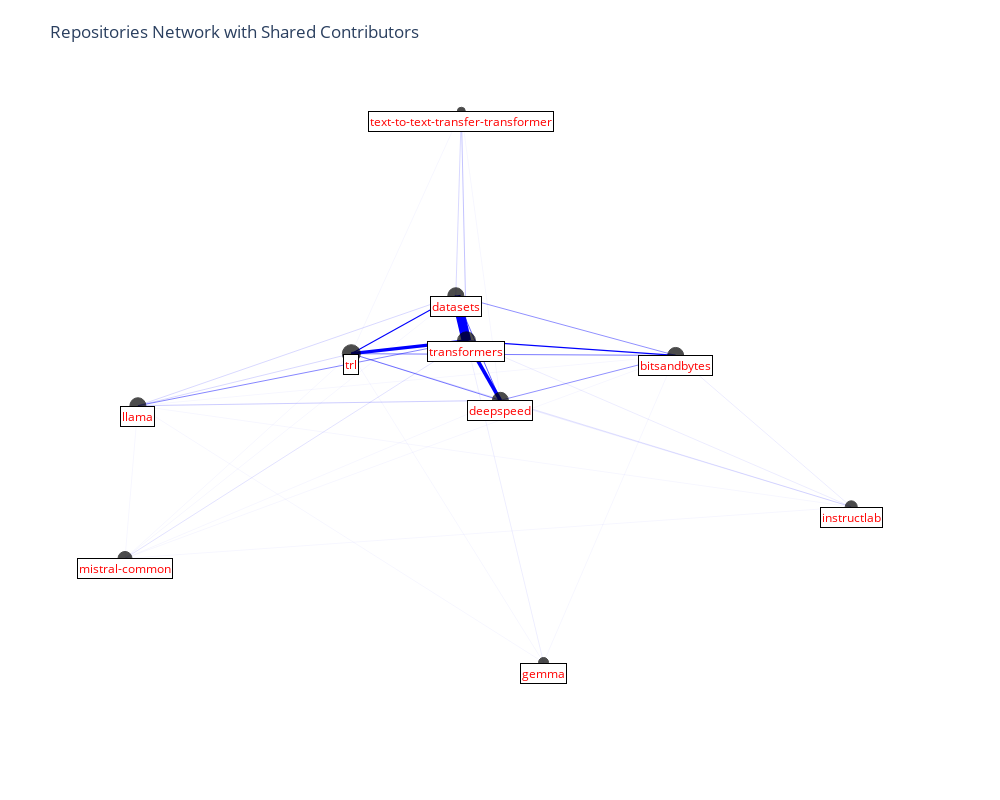

The cell this chart's notebook holds for it:
### Markdown cell above
### Plotly Graph for the Pull Request Common Contributors in the LLMs category

### Code cell
fig = get_plotly_graph(repo_common_contributors)
fig.show()

### Figure 1 — Plotly figure (JSON) as saved in the notebook; plotly's stock layout.template omitted (floating-point values rounded to 4 significant figures)
{"data": [{"hoverinfo": "text", "line": {"color": "blue", "width": 3.24}, "mode": "lines", "showlegend": false, "text": ["Shared contributors (trl, transformers): 81", "Shared contributors (trl, transformers): 81", "Shared contributors (trl, transformers): 81"], "type": "scatter", "x": [0.01391, -0.06942, -0.1528], "y": [0.2023, 0.18, 0.1577]}, {"hoverinfo": "text", "line": {"color": "blue", "width": 9.48}, "mode": "lines", "showlegend": false, "text": ["Shared contributors (datasets, transformers): 237", "Shared contributors (datasets, transformers): 237", "Shared contributors (datasets, transformers): 237"], "type": "scatter", "x": [0.01391, 0.006186, -0.001534], "y": [0.2023, 0.2807, 0.3591]}, {"hoverinfo": "text", "line": {"color": "blue", "width": 1.36}, "mode": "lines", "showlegend": false, "text": ["Shared contributors (bitsandbytes, transformers): 34", "Shared contributors (bitsandbytes, transformers): 34", "Shared contributors (bitsandbytes, transformers): 34"], "type": "scatter", "x": [0.01391, 0.1653, 0.3167], "y": [0.2023, 0.177, 0.1516]}, {"hoverinfo": "text", "line": {"color": "blue", "width": 3.68}, "mode": "lines", "showlegend": false, "text": ["Shared contributors (deepspeed, transformers): 92", "Shared contributors (deepspeed, transformers): 92", "Shared contributors (deepspeed, transformers): 92"], "type": "scatter", "x": [0.01391, 0.03844, 0.06298], "y": [0.2023, 0.09898, -0.004372]}, {"hoverinfo": "text", "line": {"color": "blue", "width": 0.48}, "mode": "lines", "showlegend": false, "text": ["Shared contributors (llama, transformers): 12", "Shared contributors (llama, transformers): 12", "Shared contributors (llama, transformers): 12"], "type": "scatter", "x": [0.01391, -0.2239, -0.4616], "y": [0.2023, 0.08963, -0.02308]}, {"hoverinfo": "text", "line": {"color": "blue", "width": 0.24}, "mode": "lines", "showlegend": false, "text": ["Shared contributors (text-to-text-transfer-transformer, transformers): 6", "Shared contributors (text-to-text-transfer-transformer, transformers): 6", "Shared contributors (text-to-text-transfer-transformer, transformers): 6"], "type": "scatter", "x": [0.01391, 0.01017, 0.006443], "y": [0.2023, 0.6012, 1]}, {"hoverinfo": "text", "line": {"color": "blue", "width": 0.04}, "mode": "lines", "showlegend": false, "text": ["Shared contributors (gemma, transformers): 1", "Shared contributors (gemma, transformers): 1", "Shared contributors (gemma, transformers): 1"], "type": "scatter", "x": [0.01391, 0.06968, 0.1255], "y": [0.2023, -0.3564, -0.9152]}, {"hoverinfo": "text", "line": {"color": "blue", "width": 0.08}, "mode": "lines", "showlegend": false, "text": ["Shared contributors (instructlab, transformers): 2", "Shared contributors (instructlab, transformers): 2", "Shared contributors (instructlab, transformers): 2"], "type": "scatter", "x": [0.01391, 0.2923, 0.5708], "y": [0.2023, -0.086, -0.3743]}, {"hoverinfo": "text", "line": {"color": "blue", "width": 0.12}, "mode": "lines", "showlegend": false, "text": ["Shared contributors (mistral-common, transformers): 3", "Shared contributors (mistral-common, transformers): 3", "Shared contributors (mistral-common, transformers): 3"], "type": "scatter", "x": [0.01391, -0.2332, -0.4803], "y": [0.2023, -0.1757, -0.5538]}, {"hoverinfo": "text", "line": {"color": "blue", "width": 0.52}, "mode": "lines", "showlegend": false, "text": ["Shared contributors (bitsandbytes, trl): 13", "Shared contributors (bitsandbytes, trl): 13", "Shared contributors (bitsandbytes, trl): 13"], "type": "scatter", "x": [-0.1528, 0.08196, 0.3167], "y": [0.1577, 0.1547, 0.1516]}, {"hoverinfo": "text", "line": {"color": "blue", "width": 1.12}, "mode": "lines", "showlegend": false, "text": ["Shared contributors (datasets, trl): 28", "Shared contributors (datasets, trl): 28", "Shared contributors (datasets, trl): 28"], "type": "scatter", "x": [-0.1528, -0.07714, -0.001534], "y": [0.1577, 0.2584, 0.3591]}, {"hoverinfo": "text", "line": {"color": "blue", "width": 0.16}, "mode": "lines", "showlegend": false, "text": ["Shared contributors (llama, trl): 4", "Shared contributors (llama, trl): 4", "Shared contributors (llama, trl): 4"], "type": "scatter", "x": [-0.1528, -0.3072, -0.4616], "y": [0.1577, 0.06732, -0.02308]}, {"hoverinfo": "text", "line": {"color": "blue", "width": 0.52}, "mode": "lines", "showlegend": false, "text": ["Shared contributors (deepspeed, trl): 13", "Shared contributors (deepspeed, trl): 13", "Shared contributors (deepspeed, trl): 13"], "type": "scatter", "x": [-0.1528, -0.04489, 0.06298], "y": [0.1577, 0.07667, -0.004372]}, {"hoverinfo": "text", "line": {"color": "blue", "width": 0.12}, "mode": "lines", "showlegend": false, "text": ["Shared contributors (instructlab, trl): 3", "Shared contributors (instructlab, trl): 3", "Shared contributors (instructlab, trl): 3"], "type": "scatter", "x": [-0.1528, 0.209, 0.5708], "y": [0.1577, -0.1083, -0.3743]}, {"hoverinfo": "text", "line": {"color": "blue", "width": 0.04}, "mode": "lines", "showlegend": false, "text": ["Shared contributors (gemma, trl): 1", "Shared contributors (gemma, trl): 1", "Shared contributors (gemma, trl): 1"], "type": "scatter", "x": [-0.1528, -0.01365, 0.1255], "y": [0.1577, -0.3788, -0.9152]}, {"hoverinfo": "text", "line": {"color": "blue", "width": 0.04}, "mode": "lines", "showlegend": false, "text": ["Shared contributors (mistral-common, trl): 1", "Shared contributors (mistral-common, trl): 1", "Shared contributors (mistral-common, trl): 1"], "type": "scatter", "x": [-0.1528, -0.3165, -0.4803], "y": [0.1577, -0.198, -0.5538]}, {"hoverinfo": "text", "line": {"color": "blue", "width": 0.04}, "mode": "lines", "showlegend": false, "text": ["Shared contributors (text-to-text-transfer-transformer, trl): 1", "Shared contributors (text-to-text-transfer-transformer, trl): 1", "Shared contributors (text-to-text-transfer-transformer, trl): 1"], "type": "scatter", "x": [-0.1528, -0.07315, 0.006443], "y": [0.1577, 0.5789, 1]}, {"hoverinfo": "text", "line": {"color": "blue", "width": 0.44}, "mode": "lines", "showlegend": false, "text": ["Shared contributors (bitsandbytes, datasets): 11", "Shared contributors (bitsandbytes, datasets): 11", "Shared contributors (bitsandbytes, datasets): 11"], "type": "scatter", "x": [-0.001534, 0.1576, 0.3167], "y": [0.3591, 0.2554, 0.1516]}, {"hoverinfo": "text", "line": {"color": "blue", "width": 0.16}, "mode": "lines", "showlegend": false, "text": ["Shared contributors (text-to-text-transfer-transformer, datasets): 4", "Shared contributors (text-to-text-transfer-transformer, datasets): 4", "Shared contributors (text-to-text-transfer-transformer, datasets): 4"], "type": "scatter", "x": [-0.001534, 0.002454, 0.006443], "y": [0.3591, 0.6795, 1]}, {"hoverinfo": "text", "line": {"color": "blue", "width": 0.16}, "mode": "lines", "showlegend": false, "text": ["Shared contributors (llama, datasets): 4", "Shared contributors (llama, datasets): 4", "Shared contributors (llama, datasets): 4"], "type": "scatter", "x": [-0.001534, -0.2316, -0.4616], "y": [0.3591, 0.168, -0.02308]}, {"hoverinfo": "text", "line": {"color": "blue", "width": 0.6}, "mode": "lines", "showlegend": false, "text": ["Shared contributors (deepspeed, datasets): 15", "Shared contributors (deepspeed, datasets): 15", "Shared contributors (deepspeed, datasets): 15"], "type": "scatter", "x": [-0.001534, 0.03072, 0.06298], "y": [0.3591, 0.1774, -0.004372]}, {"hoverinfo": "text", "line": {"color": "blue", "width": 0.04}, "mode": "lines", "showlegend": false, "text": ["Shared contributors (gemma, datasets): 1", "Shared contributors (gemma, datasets): 1", "Shared contributors (gemma, datasets): 1"], "type": "scatter", "x": [-0.001534, 0.06196, 0.1255], "y": [0.3591, -0.2781, -0.9152]}, {"hoverinfo": "text", "line": {"color": "blue", "width": 0.04}, "mode": "lines", "showlegend": false, "text": ["Shared contributors (mistral-common, datasets): 1", "Shared contributors (mistral-common, datasets): 1", "Shared contributors (mistral-common, datasets): 1"], "type": "scatter", "x": [-0.001534, -0.2409, -0.4803], "y": [0.3591, -0.09733, -0.5538]}, {"hoverinfo": "text", "line": {"color": "blue", "width": 0.44}, "mode": "lines", "showlegend": false, "text": ["Shared contributors (deepspeed, bitsandbytes): 11", "Shared contributors (deepspeed, bitsandbytes): 11", "Shared contributors (deepspeed, bitsandbytes): 11"], "type": "scatter", "x": [0.3167, 0.1898, 0.06298], "y": [0.1516, 0.07363, -0.004372]}, {"hoverinfo": "text", "line": {"color": "blue", "width": 0.04}, "mode": "lines", "showlegend": false, "text": ["Shared contributors (gemma, bitsandbytes): 1", "Shared contributors (gemma, bitsandbytes): 1", "Shared contributors (gemma, bitsandbytes): 1"], "type": "scatter", "x": [0.3167, 0.2211, 0.1255], "y": [0.1516, -0.3818, -0.9152]}, {"hoverinfo": "text", "line": {"color": "blue", "width": 0.08}, "mode": "lines", "showlegend": false, "text": ["Shared contributors (instructlab, bitsandbytes): 2", "Shared contributors (instructlab, bitsandbytes): 2", "Shared contributors (instructlab, bitsandbytes): 2"], "type": "scatter", "x": [0.3167, 0.4437, 0.5708], "y": [0.1516, -0.1114, -0.3743]}, {"hoverinfo": "text", "line": {"color": "blue", "width": 0.04}, "mode": "lines", "showlegend": false, "text": ["Shared contributors (llama, bitsandbytes): 1", "Shared contributors (llama, bitsandbytes): 1", "Shared contributors (llama, bitsandbytes): 1"], "type": "scatter", "x": [0.3167, -0.07249, -0.4616], "y": [0.1516, 0.06428, -0.02308]}, {"hoverinfo": "text", "line": {"color": "blue", "width": 0.04}, "mode": "lines", "showlegend": false, "text": ["Shared contributors (mistral-common, bitsandbytes): 1", "Shared contributors (mistral-common, bitsandbytes): 1", "Shared contributors (mistral-common, bitsandbytes): 1"], "type": "scatter", "x": [0.3167, -0.0818, -0.4803], "y": [0.1516, -0.2011, -0.5538]}, {"hoverinfo": "text", "line": {"color": "blue", "width": 0.2}, "mode": "lines", "showlegend": false, "text": ["Shared contributors (llama, deepspeed): 5", "Shared contributors (llama, deepspeed): 5", "Shared contributors (llama, deepspeed): 5"], "type": "scatter", "x": [0.06298, -0.1993, -0.4616], "y": [-0.004372, -0.01373, -0.02308]}, {"hoverinfo": "text", "line": {"color": "blue", "width": 0.08}, "mode": "lines", "showlegend": false, "text": ["Shared contributors (instructlab, deepspeed): 2", "Shared contributors (instructlab, deepspeed): 2", "Shared contributors (instructlab, deepspeed): 2"], "type": "scatter", "x": [0.06298, 0.3169, 0.5708], "y": [-0.004372, -0.1894, -0.3743]}, {"hoverinfo": "text", "line": {"color": "blue", "width": 0.04}, "mode": "lines", "showlegend": false, "text": ["Shared contributors (mistral-common, deepspeed): 1", "Shared contributors (mistral-common, deepspeed): 1", "Shared contributors (mistral-common, deepspeed): 1"], "type": "scatter", "x": [0.06298, -0.2086, -0.4803], "y": [-0.004372, -0.2791, -0.5538]}, {"hoverinfo": "text", "line": {"color": "blue", "width": 0.04}, "mode": "lines", "showlegend": false, "text": ["Shared contributors (text-to-text-transfer-transformer, deepspeed): 1", "Shared contributors (text-to-text-transfer-transformer, deepspeed): 1", "Shared contributors (text-to-text-transfer-transformer, deepspeed): 1"], "type": "scatter", "x": [0.06298, 0.03471, 0.006443], "y": [-0.004372, 0.4978, 1]}, {"hoverinfo": "text", "line": {"color": "blue", "width": 0.04}, "mode": "lines", "showlegend": false, "text": ["Shared contributors (gemma, llama): 1", "Shared contributors (gemma, llama): 1", "Shared contributors (gemma, llama): 1"], "type": "scatter", "x": [-0.4616, -0.1681, 0.1255], "y": [-0.02308, -0.4692, -0.9152]}, {"hoverinfo": "text", "line": {"color": "blue", "width": 0.04}, "mode": "lines", "showlegend": false, "text": ["Shared contributors (instructlab, llama): 1", "Shared contributors (instructlab, llama): 1", "Shared contributors (instructlab, llama): 1"], "type": "scatter", "x": [-0.4616, 0.05456, 0.5708], "y": [-0.02308, -0.1987, -0.3743]}, {"hoverinfo": "text", "line": {"color": "blue", "width": 0.04}, "mode": "lines", "showlegend": false, "text": ["Shared contributors (mistral-common, llama): 1", "Shared contributors (mistral-common, llama): 1", "Shared contributors (mistral-common, llama): 1"], "type": "scatter", "x": [-0.4616, -0.471, -0.4803], "y": [-0.02308, -0.2884, -0.5538]}, {"hoverinfo": "text", "line": {"color": "blue", "width": 0.04}, "mode": "lines", "showlegend": false, "text": ["Shared contributors (mistral-common, instructlab): 1", "Shared contributors (mistral-common, instructlab): 1", "Shared contributors (mistral-common, instructlab): 1"], "type": "scatter", "x": [0.5708, 0.04524, -0.4803], "y": [-0.3743, -0.4641, -0.5538]}, {"hoverinfo": "text", "marker": {"color": "black", "line": {"color": "black", "width": 1}, "size": [18, 18, 16, 16, 16, 8, 16, 10, 12, 14]}, "mode": "markers", "textfont": {"size": 14}, "textposition": "top center", "type": "scatter", "x": [0.01391, -0.1528, -0.001534, 0.3167, 0.06298, 0.006443, -0.4616, 0.1255, 0.5708, -0.4803], "y": [0.2023, 0.1577, 0.3591, 0.1516, -0.004372, 1, -0.02308, -0.9152, -0.3743, -0.5538]}], "layout": {"annotations": [{"bgcolor": "white", "bordercolor": "black", "borderwidth": 1, "font": {"color": "red", "size": 12}, "opacity": 1, "showarrow": false, "text": "transformers", "x": 0.01391, "xanchor": "center", "y": 0.2023, "yanchor": "top"}, {"bgcolor": "white", "bordercolor": "black", "borderwidth": 1, "font": {"color": "red", "size": 12}, "opacity": 1, "showarrow": false, "text": "trl", "x": -0.1528, "xanchor": "center", "y": 0.1577, "yanchor": "top"}, {"bgcolor": "white", "bordercolor": "black", "borderwidth": 1, "font": {"color": "red", "size": 12}, "opacity": 1, "showarrow": false, "text": "datasets", "x": -0.001534, "xanchor": "center", "y": 0.3591, "yanchor": "top"}, {"bgcolor": "white", "bordercolor": "black", "borderwidth": 1, "font": {"color": "red", "size": 12}, "opacity": 1, "showarrow": false, "text": "bitsandbytes", "x": 0.3167, "xanchor": "center", "y": 0.1516, "yanchor": "top"}, {"bgcolor": "white", "bordercolor": "black", "borderwidth": 1, "font": {"color": "red", "size": 12}, "opacity": 1, "showarrow": false, "text": "deepspeed", "x": 0.06298, "xanchor": "center", "y": -0.004372, "yanchor": "top"}, {"bgcolor": "white", "bordercolor": "black", "borderwidth": 1, "font": {"color": "red", "size": 12}, "opacity": 1, "showarrow": false, "text": "text-to-text-transfer-transformer", "x": 0.006443, "xanchor": "center", "y": 1, "yanchor": "top"}, {"bgcolor": "white", "bordercolor": "black", "borderwidth": 1, "font": {"color": "red", "size": 12}, "opacity": 1, "showarrow": false, "text": "llama", "x": -0.4616, "xanchor": "center", "y": -0.02308, "yanchor": "top"}, {"bgcolor": "white", "bordercolor": "black", "borderwidth": 1, "font": {"color": "red", "size": 12}, "opacity": 1, "showarrow": false, "text": "gemma", "x": 0.1255, "xanchor": "center", "y": -0.9152, "yanchor": "top"}, {"bgcolor": "white", "bordercolor": "black", "borderwidth": 1, "font": {"color": "red", "size": 12}, "opacity": 1, "showarrow": false, "text": "instructlab", "x": 0.5708, "xanchor": "center", "y": -0.3743, "yanchor": "top"}, {"bgcolor": "white", "bordercolor": "black", "borderwidth": 1, "font": {"color": "red", "size": 12}, "opacity": 1, "showarrow": false, "text": "mistral-common", "x": -0.4803, "xanchor": "center", "y": -0.5538, "yanchor": "top"}], "height": 800, "margin": {"b": 100, "l": 75, "r": 100, "t": 75}, "plot_bgcolor": "white", "showlegend": false, "title": {"text": "Repositories Network with Shared Contributors"}, "width": 1000, "xaxis": {"showgrid": false, "showticklabels": false, "zeroline": false}, "yaxis": {"showgrid": false, "showticklabels": false, "zeroline": false}}}
